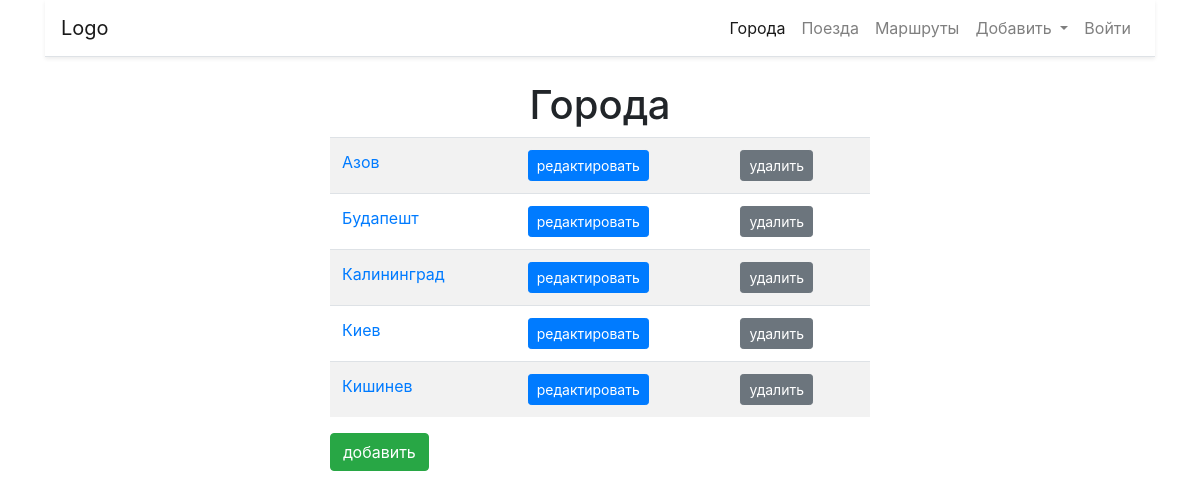
Screenshot of /cities/ with the database file from the repository.
### cities/models.py (models this page shows, shortened)
class City(models.Model):
    name = models.CharField(max_length=100, unique=True, verbose_name='Город (один)')
    class Meta:
        verbose_name = 'Город'
        verbose_name_plural = 'Города'
        ordering = ['name']

### cities/views.py (the view)
# urls.py: path('', home, name='home'),
def home(request):
    cities = City.objects.all() #получить все записи
    paginator = Paginator(cities, 5)
    page = request.GET.get('page')
    cities = paginator.get_page(page)
    return render(request, 'cities/home.html', {'objects_list': cities})

### cities/templates/cities/home.html (shortened to what this page needs)
{% extends "boot4.html" %}
{% block content %}
    <h1 class="text-center">Города</h1>
    <div class="row">
        <div class="col-md-6 mx-auto">
            <table class="table table-striped">
                {% for object in objects_list %}
                    <tr>
                        <td><a href='{% url "city:detail" pk=object.pk %}'>{{object.name}}</a></td>
                        <td><a href='{% url "city:update" pk=object.pk %}'>
                            <button type="button" class="btn btn-primary btn-sm">редактировать</button>
                        </a></td>
                        <td><a href='{% url "city:delete" pk=object.pk %}'>
                                <button type="button" class="btn btn-secondary btn-sm">удалить</button>
                        </a></td>
                    </tr>
                {% endfor %}
            </table>
            <a href='{% url "city:add" %}'>
                <button type="button" class="btn btn-success">добавить</button>
            </a>
        </div>
    </div>
{% endblock %}

### rows the page displays
City: name "Азов"
City: name "Будапешт"
City: name "Калининград"
City: name "Киев"
City: name "Кишинев"
